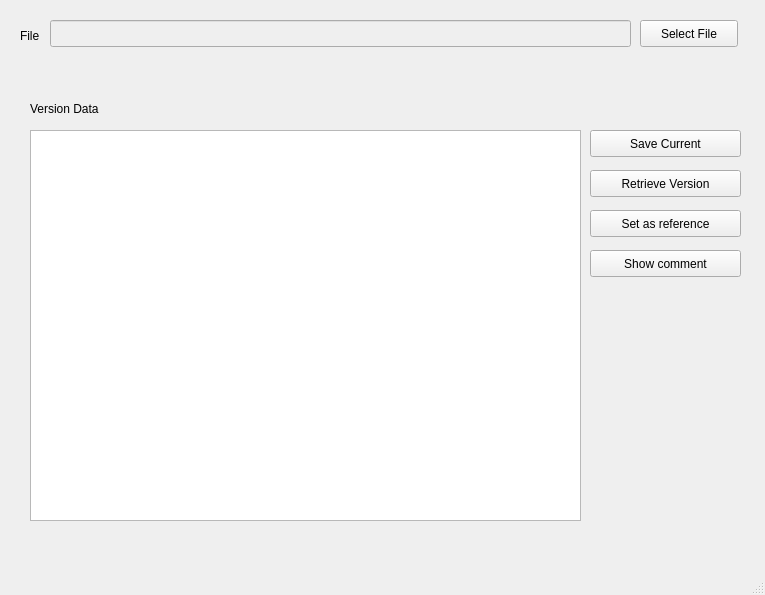
<?xml version="1.0" encoding="UTF-8"?>
<ui version="4.0">
 <class>MyWindow</class>
 <widget class="QMainWindow" name="MyWindow">
  <property name="geometry">
   <rect>
    <x>0</x>
    <y>0</y>
    <width>765</width>
    <height>595</height>
   </rect>
  </property>
  <property name="windowTitle">
   <string>MyWindow</string>
  </property>
  <widget class="QWidget" name="centralwidget">
   <widget class="QLabel" name="labelFile">
    <property name="geometry">
     <rect>
      <x>20</x>
      <y>10</y>
      <width>51</width>
      <height>51</height>
     </rect>
    </property>
    <property name="text">
     <string>File</string>
    </property>
   </widget>
   <widget class="QPushButton" name="selectFileBttn">
    <property name="geometry">
     <rect>
      <x>640</x>
      <y>20</y>
      <width>98</width>
      <height>27</height>
     </rect>
    </property>
    <property name="text">
     <string>Select File</string>
    </property>
   </widget>
   <widget class="QLabel" name="labelVersionData">
    <property name="geometry">
     <rect>
      <x>30</x>
      <y>100</y>
      <width>114</width>
      <height>17</height>
     </rect>
    </property>
    <property name="minimumSize">
     <size>
      <width>0</width>
      <height>0</height>
     </size>
    </property>
    <property name="sizeIncrement">
     <size>
      <width>0</width>
      <height>0</height>
     </size>
    </property>
    <property name="lineWidth">
     <number>1</number>
    </property>
    <property name="text">
     <string>Version Data</string>
    </property>
    <property name="textFormat">
     <enum>Qt::AutoText</enum>
    </property>
    <property name="scaledContents">
     <bool>false</bool>
    </property>
   </widget>
   <widget class="QTableView" name="tableView">
    <property name="geometry">
     <rect>
      <x>30</x>
      <y>130</y>
      <width>551</width>
      <height>391</height>
     </rect>
    </property>
   </widget>
   <widget class="QPushButton" name="saveCurrentBttn">
    <property name="geometry">
     <rect>
      <x>590</x>
      <y>130</y>
      <width>151</width>
      <height>27</height>
     </rect>
    </property>
    <property name="text">
     <string>Save Current</string>
    </property>
   </widget>
   <widget class="QPushButton" name="retrieveVersionBttn">
    <property name="geometry">
     <rect>
      <x>590</x>
      <y>170</y>
      <width>151</width>
      <height>27</height>
     </rect>
    </property>
    <property name="text">
     <string>Retrieve Version</string>
    </property>
   </widget>
   <widget class="QPushButton" name="setReferenceBttn">
    <property name="geometry">
     <rect>
      <x>590</x>
      <y>210</y>
      <width>151</width>
      <height>27</height>
     </rect>
    </property>
    <property name="text">
     <string>Set as reference</string>
    </property>
   </widget>
   <widget class="QPushButton" name="showCommentBttn">
    <property name="geometry">
     <rect>
      <x>590</x>
      <y>250</y>
      <width>151</width>
      <height>27</height>
     </rect>
    </property>
    <property name="text">
     <string>Show comment</string>
    </property>
   </widget>
   <widget class="QLineEdit" name="selectFilePath">
    <property name="enabled">
     <bool>false</bool>
    </property>
    <property name="geometry">
     <rect>
      <x>50</x>
      <y>20</y>
      <width>581</width>
      <height>27</height>
     </rect>
    </property>
   </widget>
   <zorder>labelFile</zorder>
   <zorder>selectFilePath</zorder>
   <zorder>selectFilePath</zorder>
   <zorder>selectFileBttn</zorder>
   <zorder>labelVersionData</zorder>
   <zorder>tableView</zorder>
   <zorder>saveCurrentBttn</zorder>
   <zorder>retrieveVersionBttn</zorder>
   <zorder>setReferenceBttn</zorder>
   <zorder>showCommentBttn</zorder>
  </widget>
  <widget class="QStatusBar" name="statusbar"/>
 </widget>
 <resources/>
 <connections/>
</ui>
